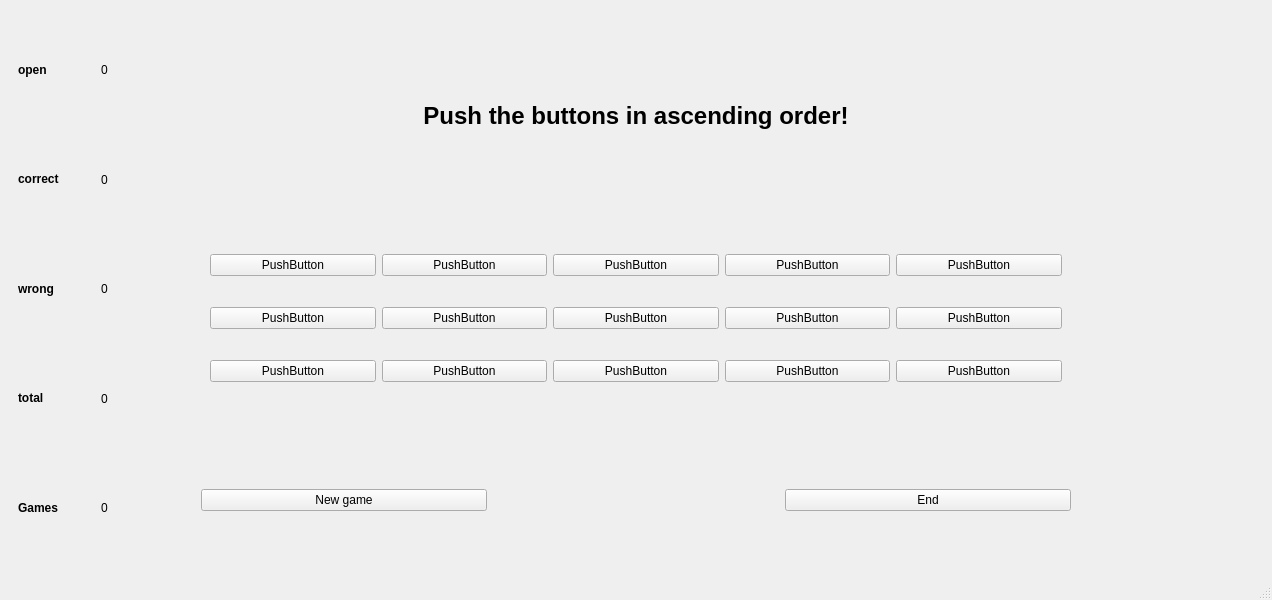
<?xml version="1.0" encoding="UTF-8"?>
<ui version="4.0">
 <class>MyGame</class>
 <widget class="QMainWindow" name="MyGame">
  <property name="geometry">
   <rect>
    <x>0</x>
    <y>0</y>
    <width>1272</width>
    <height>600</height>
   </rect>
  </property>
  <property name="windowTitle">
   <string>MainWindow</string>
  </property>
  <widget class="QWidget" name="centralwidget">
   <layout class="QGridLayout" name="gridLayout">
    <item row="0" column="1" rowspan="3" colspan="5">
     <widget class="QWidget" name="widget_2" native="true">
      <layout class="QVBoxLayout" name="verticalLayout">
       <item>
        <widget class="QLabel" name="label_11">
         <property name="autoFillBackground">
          <bool>false</bool>
         </property>
         <property name="text">
          <string>&lt;h1&gt;Push the buttons in ascending order!&lt;/h1&gt;</string>
         </property>
         <property name="alignment">
          <set>Qt::AlignCenter</set>
         </property>
         <property name="wordWrap">
          <bool>true</bool>
         </property>
        </widget>
       </item>
       <item>
        <widget class="QWidget" name="widget_5" native="true">
         <layout class="QGridLayout" name="gridLayout_4">
          <item row="0" column="0">
           <widget class="QPushButton" name="b0">
            <property name="text">
             <string>PushButton</string>
            </property>
           </widget>
          </item>
          <item row="0" column="1">
           <widget class="QPushButton" name="b1">
            <property name="text">
             <string>PushButton</string>
            </property>
           </widget>
          </item>
          <item row="1" column="3">
           <widget class="QPushButton" name="b8">
            <property name="text">
             <string>PushButton</string>
            </property>
           </widget>
          </item>
          <item row="2" column="4">
           <widget class="QPushButton" name="b14">
            <property name="text">
             <string>PushButton</string>
            </property>
           </widget>
          </item>
          <item row="2" column="0">
           <widget class="QPushButton" name="b10">
            <property name="text">
             <string>PushButton</string>
            </property>
           </widget>
          </item>
          <item row="1" column="2">
           <widget class="QPushButton" name="b7">
            <property name="text">
             <string>PushButton</string>
            </property>
           </widget>
          </item>
          <item row="2" column="2">
           <widget class="QPushButton" name="b12">
            <property name="text">
             <string>PushButton</string>
            </property>
           </widget>
          </item>
          <item row="1" column="4">
           <widget class="QPushButton" name="b9">
            <property name="text">
             <string>PushButton</string>
            </property>
           </widget>
          </item>
          <item row="0" column="4">
           <widget class="QPushButton" name="b4">
            <property name="text">
             <string>PushButton</string>
            </property>
           </widget>
          </item>
          <item row="0" column="3">
           <widget class="QPushButton" name="b3">
            <property name="text">
             <string>PushButton</string>
            </property>
           </widget>
          </item>
          <item row="0" column="2">
           <widget class="QPushButton" name="b2">
            <property name="text">
             <string>PushButton</string>
            </property>
           </widget>
          </item>
          <item row="1" column="1">
           <widget class="QPushButton" name="b6">
            <property name="text">
             <string>PushButton</string>
            </property>
           </widget>
          </item>
          <item row="2" column="1">
           <widget class="QPushButton" name="b11">
            <property name="text">
             <string>PushButton</string>
            </property>
           </widget>
          </item>
          <item row="2" column="3">
           <widget class="QPushButton" name="b13">
            <property name="text">
             <string>PushButton</string>
            </property>
           </widget>
          </item>
          <item row="1" column="0">
           <widget class="QPushButton" name="b5">
            <property name="text">
             <string>PushButton</string>
            </property>
           </widget>
          </item>
         </layout>
        </widget>
       </item>
      </layout>
     </widget>
    </item>
    <item row="3" column="1" colspan="5">
     <widget class="QWidget" name="widget_3" native="true">
      <layout class="QGridLayout" name="gridLayout_3">
       <item row="0" column="0">
        <widget class="QPushButton" name="b_new_game">
         <property name="text">
          <string>New game</string>
         </property>
        </widget>
       </item>
       <item row="0" column="3">
        <widget class="QPushButton" name="b_end">
         <property name="text">
          <string>End</string>
         </property>
        </widget>
       </item>
       <item row="0" column="1">
        <widget class="QWidget" name="spacer_2" native="true"/>
       </item>
      </layout>
     </widget>
    </item>
    <item row="0" column="0" rowspan="4">
     <widget class="QWidget" name="widget" native="true">
      <layout class="QGridLayout" name="gridLayout_2">
       <item row="0" column="0">
        <widget class="QLabel" name="l_open">
         <property name="text">
          <string>&lt;b&gt;open&lt;/b&gt;</string>
         </property>
        </widget>
       </item>
       <item row="0" column="1">
        <widget class="QLabel" name="v_open">
         <property name="text">
          <string>0</string>
         </property>
        </widget>
       </item>
       <item row="1" column="0">
        <widget class="QLabel" name="l_correct">
         <property name="text">
          <string>&lt;b&gt;correct&lt;/b&gt;</string>
         </property>
        </widget>
       </item>
       <item row="1" column="1">
        <widget class="QLabel" name="v_correct">
         <property name="text">
          <string>0</string>
         </property>
        </widget>
       </item>
       <item row="2" column="0">
        <widget class="QLabel" name="l_wrong">
         <property name="text">
          <string>&lt;b&gt;wrong&lt;/b&gt;</string>
         </property>
        </widget>
       </item>
       <item row="2" column="1">
        <widget class="QLabel" name="v_wrong">
         <property name="text">
          <string>0</string>
         </property>
        </widget>
       </item>
       <item row="3" column="0">
        <widget class="QLabel" name="l_total">
         <property name="text">
          <string>&lt;b&gt;total&lt;/b&gt;</string>
         </property>
        </widget>
       </item>
       <item row="3" column="1">
        <widget class="QLabel" name="v_total">
         <property name="text">
          <string>0</string>
         </property>
        </widget>
       </item>
       <item row="4" column="0">
        <widget class="QLabel" name="l_games">
         <property name="text">
          <string>&lt;b&gt;Games&lt;/b&gt;</string>
         </property>
        </widget>
       </item>
       <item row="4" column="1">
        <widget class="QLabel" name="v_games">
         <property name="text">
          <string>0</string>
         </property>
        </widget>
       </item>
      </layout>
     </widget>
    </item>
    <item row="0" column="6" rowspan="4">
     <widget class="QWidget" name="spacer" native="true"/>
    </item>
   </layout>
  </widget>
  <widget class="QMenuBar" name="menubar">
   <property name="geometry">
    <rect>
     <x>0</x>
     <y>0</y>
     <width>1272</width>
     <height>26</height>
    </rect>
   </property>
  </widget>
  <widget class="QStatusBar" name="statusbar"/>
 </widget>
 <resources/>
 <connections/>
</ui>
